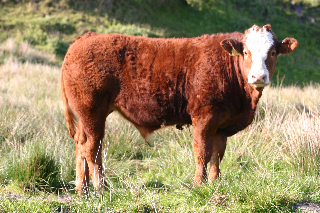
#> input picture images_/5_12_s.bmp, 320 x 213 px
$ jupyter execute --allow-errors midterm1_5.ipynb   (shell and % lines are left out)
#> lines starting #> are read from the running program, lines starting #| are printed output that depends on the picture
**Univerisity of Pisa - M.Sc Computer Science, Artificial Intelligence**
**Intelligent system for pattern recognition - a.a. 2021/22**

**Author:** Irene Pisani - i.pisani1@studenti.unipi.it - matricola 560104
**Date:** 18 March 2022

### **1° MIDTERM: assignment n°5**
# **IMAGE PROCESSING: CLUSTERING OF SIFT DESCRIPTORS**

***Abstract.*** *Given a collection of images belonging to four thematic subsets, this project aims to extract SIFT descriptors from the considered images using the visual feature detector embedded in SIFT and aggregate all identified descriptors into a dataset. The main purpose is to run any clustering algorithm on this data to partition the descriptors into clusters: the obtained clusters were analysed by comparing the descriptors assigned to each cluster with the thematic classes of the images from which they were extracted (by computing a confusion matrix and a correlation matrix between the clusters and the four thematic images).*

---

## **1. Collection of images**

Starting from the *Object Class Recognition Image Database* (Microsoft Research Ltd, Cambridge UK) that collect a set of images belonging to 8 predefined themes, 4 different themes were selected from those available:

*   Theme 1: **Cow**
*   Theme 2: **Face**
*   Theme 3: **Car**
*   Theme 4: **Bike**

All images labelled with one of the above themes were used in this project: as each theme contains 30 different images, a collection of 120 selected images was used as the starting point.

## **1.1. Preliminary steps**

Python version 3.7 was used for this project.
For the code below to work properly, you need to install **openCV** version 3.4.2.17, to import some auxiliary libraries, and to upload the image collection from Github.

[cell 1]
import cv2
import glob

import numpy as np
import pandas as pd

import seaborn as sns
from matplotlib import pyplot as plt
from IPython.display import display

from sklearn.cluster import KMeans
from sklearn import metrics

import warnings
warnings.filterwarnings('ignore')

Loading the collection of selected images.

---

## **2. SIFT descriptors dataset generation**

The initial task is to process all previously selected images using the openCV library.
The images are converted to greyscale before proceeding to process them with SIFT alghorithm; so, as first step, we have to construct a SIFT object to load alghorithm using `sift.create()`. Then, we can start using SIFT's built-in visual feature detector to identify points of interest (key points) of our images and compute the corresponding descriptors.

We know that SIFT alghorithm implemented in openCV returns for each image only those keypoints for which `contrastThreshold` and `edgeThreshold` are satisfied, all others are discarded: this leads to a different number of keypoints being extracted from each image.
However, knowing that our goal is to group all extracted SIFT descriptors into a dataset and perform a cluster partition on them, this imbalance in the dataset composition might cause the generation of an uneven dataset: for example, we might have a final dataset with a much larger number of descriptors coming from "bike-themed" images than from "face-themed" images.
In order to avoid this phenomenon from affecting the clustering process, it was preferred to set a fixed number of key points to be extracted from each image.

This was done by using a specific parameter: `sift.create(nfeatures=150)`.
By fixing this value we can retain, for each image, only the first 150 best features (ranked by their scores  that is measured as local contrast). In the end, we obtain a dataset composed by the same number of descriptors for each themes.

Finally, with the `sift.detectAndCompute()` function we can directly compute keypoints and descriptors; all the descriptors are aggregated in the resulting dataset and each one is associated with a label showing the theme of the image from which it was extracted.

[cell 2]
# Assign to each image a label corresponding to its theme
def assignLabel (img_name):
	img_name = img_name[22]
	if img_name == "5":   # theme 5 = cow  --> label = 0
		return int(0)
	elif img_name == "6": # theme 6 = face --> label = 1
		return int(1)
	elif img_name == "7": # theme 7 = car  --> label = 2
		return int(2)
	else:                 # theme 8 = bike --> label = 3
		return int(3)

# Create a dataset of SIFT descriptors
def createDataset (path):

  # fix the number of key points to extract from each image (fixed num keypoints = 100)
#> called with path = '/content/ISPR/images_/*_s.bmp'
	sift = cv2.xfeatures2d.SIFT_create(nfeatures=150)
	dataset = []     # initialize an empty dataset
	example_des = [] #initialize an empty set of descriptors for visual aim

  #for each image in our folder of selected image
	for img in glob.glob(path):

    # read image and convert image to gray scale
		image = cv2.imread(img)
#> image is the input picture: shape (213, 320, 3); mean B, G, R 96.9, 132.7, 152.2
		gray_image = cv2.cvtColor(image, cv2.COLOR_BGR2GRAY)
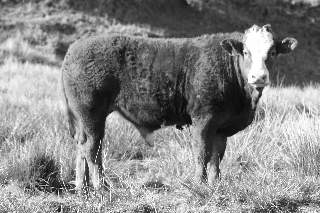
#> gray_image: shape (213, 320); min 9, max 255, mean 134.5
    # extract key points and descriptors from the image
		key_points, descriptors = sift.detectAndCompute(gray_image, None)
#> key_points = 150 keypoints; strongest (x, y, size): (257, 41, 19.7), (260, 95, 2.6), (113, 119, 10.1), (232, 109, 33.8)

		# draw key point for some images (- not mandatory for this assignment)
		if (img =="/content/ISPR/images_/5_16_s.bmp" or img =="/content/ISPR/images_/6_3_s.bmp"  or img=="/content/ISPR/images_/7_6_s.bmp" or img =="/content/ISPR/images_/8_5_s.bmp"):
			marked_image = cv2.drawKeypoints(gray_image, key_points, image ,flags=cv2.DRAW_MATCHES_FLAGS_DRAW_RICH_KEYPOINTS)
			cv2.imwrite('/content/ISPR/markedimages/'+img[22:-4]+'_kp.bmp', marked_image)
    	#extract some descriptors in order to visualize them as histograms
			example_des.append(descriptors)

    # create an array of labels (= theme of the image from which the descriptors has been extracted)
		label = np.full((descriptors.shape[0],1), assignLabel(img))
#> label = 150 values from 3 to 3
    # add to each descriptors its label
		descriptors = np.concatenate((descriptors, label), axis=1)
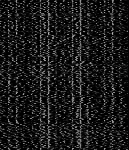
#> descriptors: shape (150, 129) float64; min 0, max 186, mean 26.4
    # add new descriptors to the final dataset
		dataset.append(descriptors)
#> pass 2 of the loop in createDataset, `for img in glob.glob(path):`:
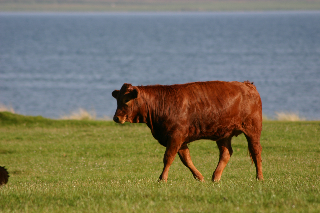
#> input picture images_/5_13_s.bmp, 320 x 213 px
#> in createDataset, image is the input picture: shape (213, 320, 3); mean B, G, R 92.7, 118.4, 121.8
#> in createDataset, `gray_image = cv2.cvtColor(image, cv2.COLOR_BGR2GRAY)`:
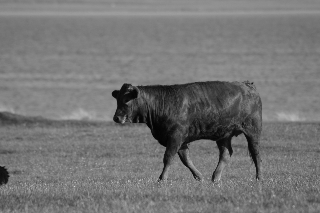
#> gray_image: shape (213, 320); min 3, max 214, mean 116.5
#> key_points = 150 keypoints; strongest (x, y, size): (161, 177, 2.8), (115, 94, 4.8), (124, 95, 13.8), (231, 152, 3.1)
#> in createDataset, `descriptors = np.concatenate((descriptors, label), axis=1)`:
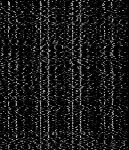
#> descriptors: shape (150, 129) float64; min 0, max 207, mean 25
#> pass 3 of the loop in createDataset, `for img in glob.glob(path):`:
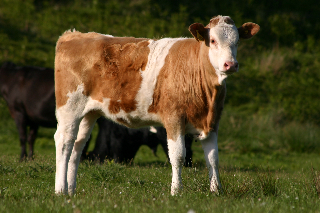
#> input picture images_/5_17_s.bmp, 320 x 213 px
#> in createDataset, image is the input picture: shape (213, 320, 3); mean B, G, R 39.4, 75.5, 83.9
#> in createDataset, `gray_image = cv2.cvtColor(image, cv2.COLOR_BGR2GRAY)`:
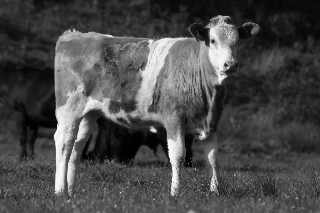
#> gray_image: shape (213, 320); min 0, max 252, mean 73.9
#> key_points = 150 keypoints; strongest (x, y, size): (153, 130, 3.6), (175, 147, 11.8), (213, 41, 2.1), (226, 65, 2.4)
#> in createDataset, `descriptors = np.concatenate((descriptors, label), axis=1)`:
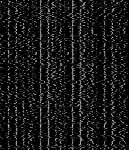
#> descriptors: shape (150, 129) float64; min 0, max 200, mean 24.6
#> the loop made 4 passes; the first 3 are shown

	dataset = np.vstack(dataset) # store dataset as np array
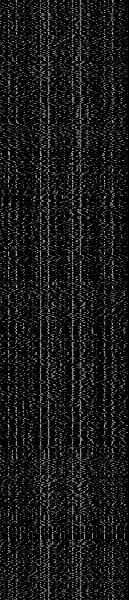
#> dataset: shape (600, 129) float64; min 0, max 207, mean 25.6
  # (example) dataset = [[descriptor_1, label_1] ... [descriptor_n, label_n]]
	np.random.shuffle(dataset) # shuffle dataset
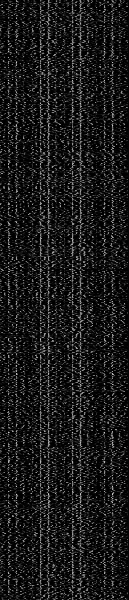
#> dataset: shape (600, 129) float64; min 0, max 207, mean 25.6
	label = dataset[:, -1]     # dataset = [[descriptor_1] [descriptor_2] ... [descriptor_n]]
	dataset = dataset[:, :-1]  # label = [[label_1] [label_2] ... [label_n]]
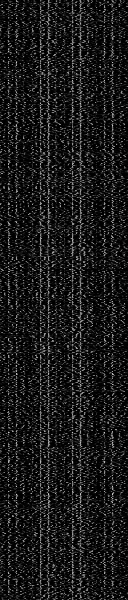
#> dataset: shape (600, 128) float64; min 0, max 207, mean 25.7

	return dataset,label, example_des

[cell 3]
path_folder = str("/content/ISPR/images_/*_s.bmp")
dataset, label, example_descriptors = createDataset(path_folder)

print("Dataset of SIFT descriptors:\n", dataset, "\n")
print("Our dataset is composed by", np.shape(dataset)[0], "descriptors.")
#| Our dataset is composed by 600 descriptors.
print("Each descriptors is represented by", np.shape(dataset)[1], "features.\n")
#| Each descriptors is represented by 128 features.
print("For each descriptor store the theme (label) of the image from which it was extracted in the following array:\n", label)
print("Element in position i corresponds to label of the i-th descriptors.")

### **2.1. SIFT keypoints and descriptors: a visual analysis**

This section aims to explore the information provided by key points and descriptors computed so far.

The following figure shows that key points can be drawn with the `drawKeypoints()` function: they are represented in their position on the image by a circle with specific size and orientation.
More importantly for our purposes, it is also possible to give a visual rendering of the descriptors by representing them as histograms of gradient frequency (using magnitude and orientation).
We know that SIFT descriptors are expressed as vectors composed of 128 features so we can plot the histogram by putting the feature index over the x-axis and the feature values (gradient frequency) over the y-axis.

[cell 4]
def visualize (des):

	# show key poiny and descriptors in a graphic way

	plt.rcParams['figure.figsize'] = [18, 12]
	plt.rcParams['figure.dpi'] = 200
	fig, axs = plt.subplots(nrows=4, ncols=3)
	fig.suptitle("\n Visual comparison between different themes", fontweight="bold")

	axs[0, 0].imshow(cv2.imread("/content/ISPR/markedimages/5_16_s_kp.bmp")) # image with COW thema
	axs[1, 0].imshow(cv2.imread("/content/ISPR/markedimages/6_3_s_kp.bmp"))  # image with FACE thema
	axs[2, 0].imshow(cv2.imread("/content/ISPR/markedimages/7_6_s_kp.bmp"))  # image with CAR thema
	axs[3, 0].imshow(cv2.imread("/content/ISPR/markedimages/8_5_s_kp.bmp"))  # image with BIKE thema
	for i in range(0,4):
		axs[i, 0].get_xaxis().set_visible(False)
		axs[i, 0].get_yaxis().set_visible(False)
	for i in range(len(des)):
		cow  = des[0][i] # 150 descriptors of a COW image
		face = des[1][i] # 150 descriptors of a FACE image
		car  = des[2][i] # 150 descriptors of a CAR image
		bike = des[3][i] # 150 descriptors of a BIKE image
		axs[0, 1].plot(cow, linewidth=1)
		axs[1, 1].plot(face, linewidth=1)
		axs[2, 1].plot(car, linewidth=1)
		axs[3, 1].plot(bike, linewidth=1)
	axs[0, 2].plot(des[0][0], 'r-', linewidth=1) # single (first) descriptor of COW image
	axs[1, 2].plot(des[1][0], 'g-', linewidth=1) # single (first) descriptor of FACE image
	axs[2, 2].plot(des[2][0], 'b-', linewidth=1) # single (first) descriptor of CAR image
	axs[3, 2].plot(des[3][0], 'y-', linewidth=1) # single (first) descriptor of BIKE image
  # set axes label
	for i in range(0,4):
		for j in range(1,3):
			axs[3,j].set_xlabel("Descriptor's features",  fontsize=8)
			axs[i,1].set_ylabel("Gradient frequency", fontsize=8)
  # set column and row label
	for ax, col in zip(axs[0,:], ['KEYPOINTS', ' 150 DESCRIPTORS', 'SINGLE DESCRIPTOR']):
	    ax.annotate(col, (0.5, 1), xytext=(0, 10), ha='center', va='bottom',
	                xycoords='axes fraction', textcoords='offset points')
	for ax, row in zip(axs[:,0], ['COW image', 'FACE image', 'CAR image', 'BIKE image']):
	    ax.annotate(row, (0, 0.5), xytext=(-10, 0), ha='right', va='center',
	                rotation=90, xycoords='axes fraction',
	                textcoords='offset points')
	plt.show()
	return

[cell 5]
visualize(example_descriptors)
#> (the call stopped at in visualize, `fig, axs = plt.subplots(nrows=4, ncols=3)`: IPython is not available in this run)
#> in generateCluster, `labels = kmeans.labels_`: labels = 600 values, max 3 at index 3, min 0 at index 1, mean 1.28

Looking at the figure above, it is difficult to establish through a simple visual comparison which pair of descriptors retains a higher degree of similarity: a descriptor extracted from the "bike"-themed image might be more similar to a descriptor extracted from the "car"-themed image than to another descriptor coming from the same theme.

In order to identify groups of descriptors that are similar to each other, it is possible to employ several clustering methods to obtain the desired grouping in an unsupervised manner.
The following section go deeper into these strategies.

## **3. Clustering with K-Means**

To identify similar set of SIFT descriptors within our dataset we use **K-Means** clustering method. This algorithm has been choosen since it is a
simple squared-error partitioning method, very popular in context of Bag of Visual Words and image recognition/classification task.

In this project we use the K-means implementation proposed by **Sci-Kit Learn**. The `KMeans(n_clusters=k).fit()` function load the algorithm with some specified parameter and apply it over the given dataset. In particulary, `k` parameter specified the number of groups in which the dataset will be partitioned.

A first clustering experiment is performed by setting the value of k equal to 4: the result is a partition of the dataset into 4 clusters.
*By obtaining such a partition, is it possible to find a correspondence between each of the predicted clusters and one of the 4 starting image themes?*
This question motivated the initial choice of the k value.
However, as will be discussed in section 5, taking the same number of image themes as the best value for k may not be the best choice since some descriptors associated with different themes may be more similar than descriptors associated with the same theme.
Therefore, it proved necessary to carry out a study of k values in order to establish the most appropriate one.

Anyway, whatever value we choose for k, the `generateCluster()` function associated to each descriptor in the dataset a label of the cluster to which it was assigned and returns the centroids of each clusters.

[cell 6]
def findNumCluster(dataset):

	#best_k = 4 # default k value
	test_k = range (5 , 50) # range of k values to be tested

	#find best value of k with SILHOUETTE METHOD
	silhouette = {}
	for k in test_k:
    # for each value of k to be tested run k-means
		kmeans = KMeans(n_clusters=k).fit(dataset)
		labels_k = kmeans.labels_
    # compute silhoette scores and store it
		score_k = metrics.silhouette_score(dataset, labels_k)
		silhouette[k] = score_k
#> this loop made 45 passes
#> score_k on passes 1 to 12: 0.0697, 0.0773, 0.0671, 0.0672, 0.0761, 0.0679, 0.0637, 0.0579, 0.0667, 0.0669, 0.0643, 0.0636
#> after the loop, silhouette = 45 items
	# showsilhouette score by increasing k value
	plt.rcParams['figure.figsize'] = [12, 6]
	plt.rcParams['figure.dpi'] = 80
	plt.figure(figsize=(16,8))
#> (this line was passed over: IPython is not available in this run)
	plt.plot(test_k, list(silhouette.values()), 'bx-')
#> (this line was passed over: IPython is not available in this run)
	plt.xlabel('k (= num. cluster)')
#> (this line was passed over: IPython is not available in this run)
	plt.ylabel('Silhouette score')
#> (this line was passed over: IPython is not available in this run)
	plt.title('Silhouette Method to find optimal k')
#> (this line was passed over: IPython is not available in this run)
	plt.show()

  # the best k value is the one for which the silhouette score is maximized
	best_k = max(silhouette, key=silhouette.get)
#> best_k = 6

	return best_k

def generateCluster(dataset, k):

  # if k value is not given find it with silhouette method
	if k == None:
		k = findNumCluster(dataset)
		print("\nThe best value of k founded is", k, "\n Dataset will be partitioned in", k, "clusters.\n")

  # use k-means alghorithm to cluster dataset
	kmeans = KMeans(n_clusters=k).fit(dataset)
	centroids = kmeans.cluster_centers_
	labels = kmeans.labels_

	return labels, centroids

[cell 7]
computed_labels, centroids = generateCluster(dataset, k=4)

# show dataset as dataframe
dataset_df = pd.DataFrame(dataset)
dataset_df["cluster"] = computed_labels # add to each descriptors its cluster
dataset_df["theme"]   = label # add to each descriptors its thema
display(dataset_df)

### **3.1. Find best value of k with silhouette method**

To find the optimal value of k (number of clusters) the Silhouette method was used. Silhouette is a metric useful to study the separation distance between the resulting clusters since it show of how close each point in a cluster is to points in neighbouring clusters (bigger Silhoette value are preferred because indicate that the sample is far from neighbouring clusters).

The `finNumCluster()` function runs k-means several times with various number of k, computing each time a silhoette score; the function returns as optimal k the value for which the silhouette score is maximized.
After all, the final clustering is then achieved by runs k-means with the the value of k obtained as explained above.

[cell 8]
computed_labels_k, centroids_k = generateCluster(dataset, k=None)
#| The best value of k founded is 6
#|  Dataset will be partitioned in 6 clusters.

# show dataset as dataframe
dataset_k = pd.DataFrame(dataset)
dataset_k["cluster"] = computed_labels_k # add to each descriptors its cluster
dataset_k["theme"]   = label # add to each descriptors its thema
display(dataset_k)

---

## **4. Results analysis: comparison between obtained clusters and initial themes**

In this section, multiple approaches were implemented to analyse the possible relationship between the predicted clusters and the original themes.

### **4.1. Confusion Matrix between clusters and themes**
A **Confusion matrix** between predicted clusters and actual themes  was computed to obtain for each cluster the number of descriptors that belong to a certain cluster and come from a given theme.
 The `computeConfusionMatrix()` function returns us these desidered informations: each cell shows the number of descriptors that belong to the cluster indicated by the row index and that, at the same time, come from an image with the theme indicated by the column index.

[cell 9]
def computeConfusionMatrix(data):
	plt.rcParams['figure.figsize'] = [8, 6]
	plt.rcParams['figure.dpi'] = 100
  # compute confusion matrix
	confusion_matrix = pd.crosstab(data["cluster"], data["theme"])
  # show confusion matrix as heatmap
	ax = sns.heatmap(confusion_matrix, annot=True, cmap='Blues', fmt="g")
	ax.set_title('\nConfusion Matrix\n');
	ax.set_xlabel('Actual Theme')
	ax.set_ylabel('Predicted Cluster');
	ax.xaxis.set_ticklabels(['Cow', 'Face', 'Car' , 'Bike'])
	plt.show()

	return confusion_matrix

[cell 10]
print("Confusion matrix between computed clusters (num. clusters  = 4) and actual themes. \n")
#> (the rest of this cell did not finish here and is left out)

### **4.2. Correlation matrix between clusters and themes**

As mentioned before, we can represent SIFT descriptors as histograms and we can compare two different histograms using the function `compareHist()` provided by OpenCV to obtain a numerical parameter expressing how well two histograms match each other. However, to do this we need to choose a metric expressing how well both histograms match.
The comparison could be performed on the basis of a few different metrics: the one chosen in this task is the **Correlation** calculated through the `HISTCMP_CORREL` function. More in general we can use this metric to compare different SIFT descriptors.

We know that while partitioning the dataset into clusters we also obtained the centroids of each cluster: these centroids are 128 feature vectors that we can consider as histograms to compare them with other histograms of SIFT descriptors.

Here a **correlation matrix** between clusters and themes was calculated to obtain for each cluster, the correlation between its centroid and descriptors belonging to such cluster and randomly chosen from a certain theme.

More in details, we can use the `computeCorrelationMatrix()` to compute a matrix where each cell shows the correlation between the centroid of the cluster indicated by the row index and a random descriptors belonging to the same cluster coming from an image with the theme indicated in the column index.

Example: given the centroid of i-th cluster it will be compare with:
- a descriptor coming from theme "cow" and belonging to cluster i;
- a descriptor coming from theme "face" and belonging to cluster i;
- a descriptor coming from theme "car" and belonging to cluster i;
- a descriptor coming from theme "bike" and belonging to cluster i.
This procedure will be repeated for each cluster centroid and since we are working with random sample everything will be repeated several times. The mean of these different tests was taken as result for the final correlation matrix.

[cell 11]
def computeCorrelationMatrix(dataset, centroid):

	random_test=100
	theme_value   = dataset["theme"].nunique()   # get number of different predicted cluster
	cluster_value = len(centroid)
	correlation_matrix = np.zeros((cluster_value, theme_value)) # initilize a correlation matrix
#> correlation_matrix = [0, 0, 0, 0]

	for k in range(0, random_test): # perform 50 test

		# for each cluster and each team repeat...
		for i in range(0, cluster_value):
			for j in range(0, theme_value):

				des1 = np.array(centroid[i], dtype="float32") # get i-th centroid
				des2 = dataset.loc[(dataset["theme"]==j) & (dataset["cluster"] == i)]   # get all descriptor with theme label equal to j and i
				rand_des2 = np.array(des2.sample(), dtype="float32") # get one random  descriptor with theme label equal to j

				# compute correlation by comparing histrogram of the 2 random extracted descriptors
				correlation = cv2.compareHist(des1, rand_des2[0][0:-2], cv2.HISTCMP_CORREL)
				# store correlation in the correct position in the correlation matrix
				correlation_matrix[i][j] += correlation

	#compute mean over the result
	correlation_matrix = correlation_matrix/random_test
	# show as dataframe
	correlation_matrix = pd.DataFrame(correlation_matrix)

	correlationM = pd.concat([pd.concat(
        [correlation_matrix],
        keys=['Actual Theme'], axis=1)],
    		keys=['Centroid'])

	plt.rcParams['figure.figsize'] = [8, 6]
	plt.rcParams['figure.dpi'] = 100

	ax = sns.heatmap(correlationM, annot=True, cmap='Greens', fmt="g")
	ax.set_title('\n Correlation Matrix \n');
	ax.set_xlabel('Actual Theme')
	ax.set_ylabel('Predicted Cluster');
	ax.xaxis.set_ticklabels(['Cow descriptors', 'Face descriptors', 'Car descriptors' , 'Bike descriptors'])
	plt.show()

	return correlationM
